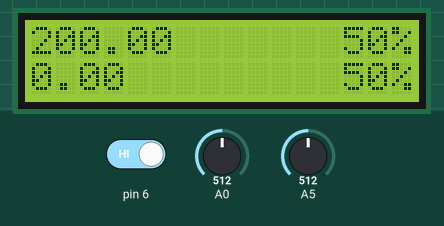
Recording of a sketch running on a simulated Arduino Uno, built with avr-gcc and run on an emulated ATmega328P. Shown: 16×2 character LCD. Inputs (shaded band) come from the test bench; at power-on: A0 = 512, A5 = 512, pin 6 HIGH.

Above: at 1.2 s.
1.3 s: A0 set to 716
At 2.2 s:
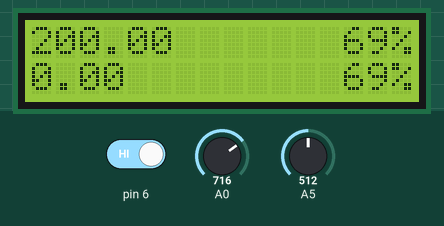
2.9 s: A5 set to 716
At 4.2 s:
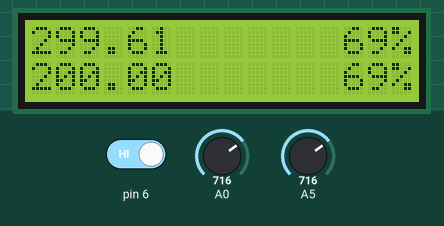
4.6 s: pin 6 driven LOW
At 5.9 s:
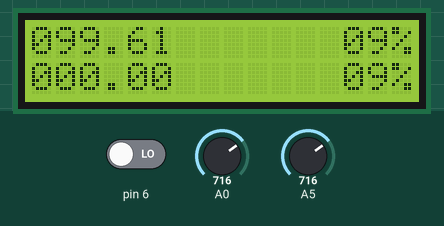
6.2 s: pin 6 driven HIGH
At 6.5 s:
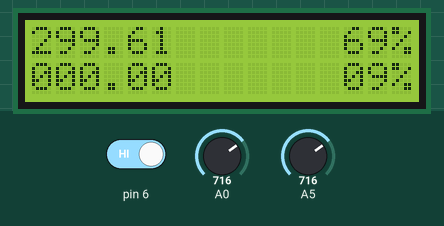
7.7 s: A0 set to 900
At 8.5 s:
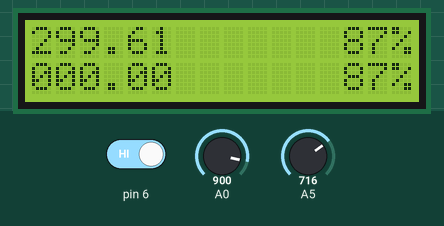
9.3 s: A5 set to 900
At 10.4 s:
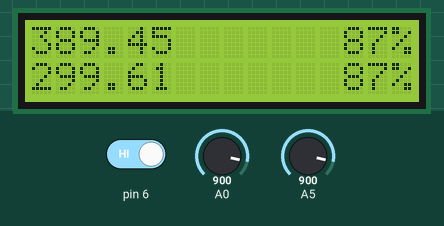
Timing chart, 0 to 11.9 s (numbered marks = the images above; inputs shaded):
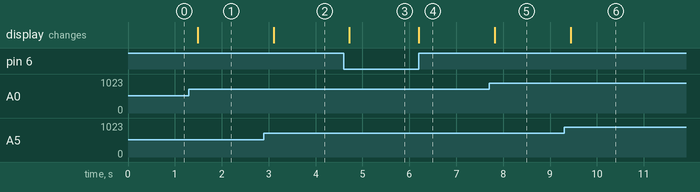

Measured:
- after the input at 1.3 s, the display: changes after 0.18 s (image 1)
- after the input at 2.9 s, the display: changes after 0.20 s (image 2)
- after the input at 4.6 s, the display: changes after 0.12 s (image 3)
- after the input at 6.2 s, the display: changes at once (image 4)
- after the input at 7.7 s, the display: changes after 0.12 s (image 5)
- after the input at 9.3 s, the display: changes after 0.14 s (image 6)

The sketch:

seventh.ino
```cpp
#include <LiquidCrystal.h>

int seconds = 0; //DEKLARACJA ZMIENNYCH
double temp;
double max_temp;
int sensorInput;
int swiatlo;
int max_swiatlo;
LiquidCrystal lcd_1(12, 11, 5, 4, 3, 2);

void setup()  //DEKLARACJA PINOW
{
  lcd_1.begin(16, 2);
  pinMode(A0, INPUT);
  pinMode(A5, INPUT);
  pinMode(6, INPUT);
}

void loop()
{
  max_temp = temp;
  sensorInput = analogRead(A5); //ODCZYT TEMPERATURY
  temp = (double)sensorInput / 1024;
  temp = temp * 5;  // ZAMIANA NA STOPNIE
  temp = temp - 0.5;
  temp = temp * 100;

  lcd_1.setCursor(0, 0);  //USTAWIENIE KURSORA
  lcd_1.print(temp);  //WYDRUKOWANIE TEMPERATURY

  if(temp > max_temp){  //WARUNEK ZAPISANIA
  lcd_1.setCursor(0, 1); //MAX TEMPERATURY
  lcd_1.print(max_temp);
  }

  max_swiatlo = swiatlo;
  int x = analogRead(A0); //ODCZYT SWIATLA
  swiatlo = map(x, 0, 1023, 0, 100); //DEKLARACJA PROCENTOW

  if (swiatlo > max_swiatlo){ //WARUNEK ZAPISANIA
    lcd_1.setCursor(13, 1);  //MAX SWIATLA
    lcd_1.print(swiatlo);
    lcd_1.setCursor(15, 1);
    lcd_1.print('%');
  }

  lcd_1.setCursor(13, 0);
  lcd_1.print(swiatlo);
  lcd_1.setCursor(15, 0);
  lcd_1.print('%');
  delay(200);

  if (digitalRead(6) == 0) {  //PRZYCISK RESETU
    lcd_1.setCursor(0, 0);
    lcd_1.print(0);
    lcd_1.setCursor(0, 1);
    lcd_1.print(0);
    lcd_1.setCursor(13, 0);
    lcd_1.print(0);
    lcd_1.setCursor(13, 1);
    lcd_1.print(0);
  }
    while (digitalRead(6) == 0) {
  }

}
```
